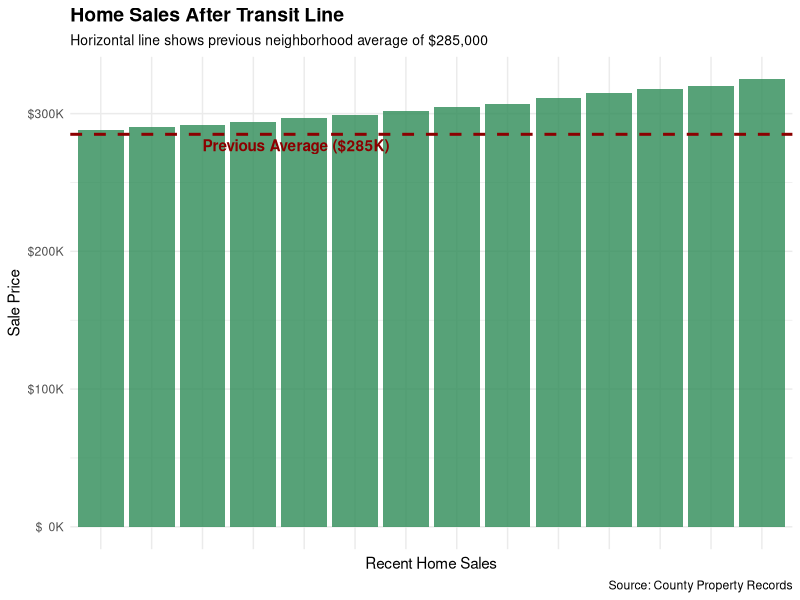

Source code (R):
## ---- chunk 1
knitr::opts_chunk$set(echo = TRUE)
options(scipen=999)
library(tidyverse)
## ---- chunk 2
# Known information about home values before the transit line
prior_mean <- 285000  # average home value
prior_sd <- 32000     # standard deviation

# Home sale prices after the transit line opened (14 homes)
new_prices <- c(297000, 305000, 292000, 318000, 290000, 311000, 299000, 
                325000, 302000, 288000, 307000, 315000, 320000, 294000)

# Create a journalist-friendly dataset
home_data <- tibble(
  sale_id = 1:14,
  sale_price = new_prices
)

# View the data
home_data
## ---- chunk 3
# Calculate statistics on the new home price data
new_stats <- home_data |> 
  summarise(
    mean = mean(sale_price),
    sd = sd(sale_price),
    n = n(),
    min = min(sale_price),
    max = max(sale_price)
  )

new_stats
## ---- chunk 4
# Function to format currency values
dollar_format <- function(x) {
  paste0("$", format(x/1000, big.mark=","), "K")
}

# Create a visualization of home prices with reference to previous average
ggplot(home_data, aes(x = reorder(sale_id, sale_price), y = sale_price)) +
  geom_col(fill = "seagreen", alpha = 0.8) +
  geom_hline(yintercept = prior_mean, color = "darkred", size = 1, linetype = "dashed") +
  annotate("text", x = 3, y = prior_mean - 8000, 
           label = "Previous Average ($285K)", hjust = 0, fontface = "bold", color = "darkred") +
  scale_y_continuous(labels = dollar_format) +
  labs(
    title = "Home Sales After Transit Line",
    subtitle = "Horizontal line shows previous neighborhood average of $285,000",
    x = "Recent Home Sales",
    y = "Sale Price",
    caption = "Source: County Property Records"
  ) +
  theme_minimal() +
  theme(
    plot.title = element_text(face = "bold", size = 14),
    plot.subtitle = element_text(size = 10),
    axis.text.x = element_blank(),
    axis.ticks.x = element_blank()
  )
## ---- chunk 5
# Perform a one-sample t-test
# Since we want to know if home values increased, we use a one-sided test (alternative = "greater")
t_test_result <- t.test(
  home_data$sale_price,
  mu = prior_mean,
  alternative = "greater"
)

# Display the results
t_test_result
## ---- chunk 6
p_value <- t_test_result$p.value

format(p_value, scientific = FALSE)

## ---- chunk 7
# Extract the p-value
p_value <- t_test_result$p.value

# Calculate the 95% confidence interval
ci <- t.test(home_data$sale_price)$conf.int

# Format and display the confidence interval in a readable way
ci_formatted <- tibble(
  `Lower bound` = dollar_format(ci[1]),
  `Upper bound` = dollar_format(ci[2]),
  `Confidence level` = "95%"
)

# Display as a nice table
ci_formatted

# Set our significance level
alpha <- 0.05

# Compare and make a decision
if(p_value < alpha) {
  conclusion <- "The data provides statistical evidence supporting the claim that the transit line has increased home values."
} else {
  conclusion <- "The data does not provide strong statistical evidence that the transit line has increased home values."
}

# Create a tibble to display the key statistics for your story
story_stats <- tibble(
  `Previous average` = dollar_format(prior_mean),
  `New average` = dollar_format(mean(new_prices)),
  `Increase` = dollar_format(mean(new_prices) - prior_mean),
  `Percent change` = paste0(round(((mean(new_prices) - prior_mean) / prior_mean) * 100, 1), "%"),
  `p-value` = p_value,
  p_value_formatted = format(p_value, scientific = FALSE),
  `Statistically significant?` = if_else(p_value < alpha, "Yes", "No")
)

# Display the key statistics
story_stats

print(conclusion)

